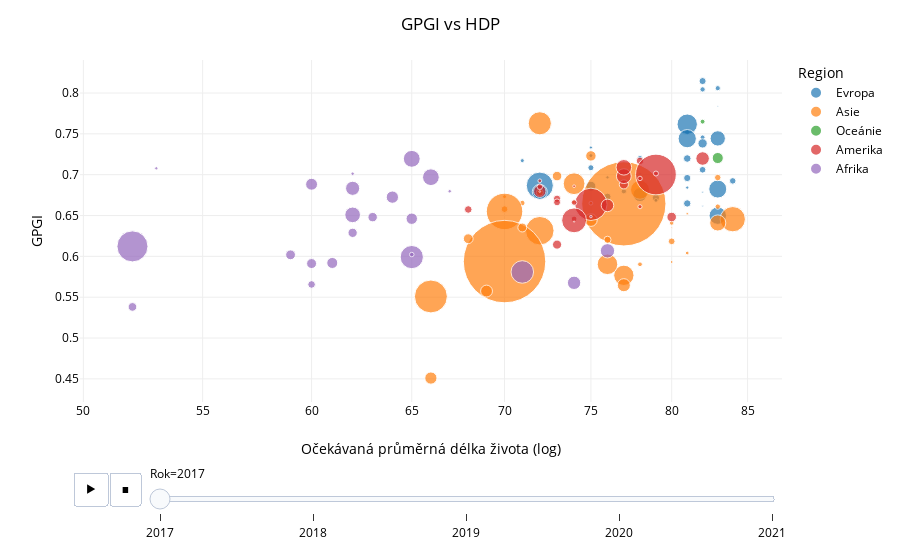

Here is the notebook cell this chart was saved with:
### Code cell
import pandas as pd
import plotly.express as px
import numpy as np

year = 2019

def create_bubble_gdp():
    pop = pd.read_csv("init_data/Total_population.csv")
    pop = pop.loc[pop["Indicator"] == "Total population (thousands)"][["LOCATION", "TIME", "Value"]]
    new_ind = pd.read_csv("init_data/Life_expectancy.csv")
    new_ind = new_ind.loc[new_ind["Indicator"] == "Life expectancy at birth, total (years)"][["Indicator", "LOCATION", "TIME", "Value"]]
    gpgi = pd.read_csv("data/gpgi_long.csv")

    df = gpgi.merge(pop, left_on=["iso3", "year"], right_on=["LOCATION", "TIME"])
    df.rename(columns={"Value": "pop_thousands"}, inplace=True)
    df.drop(columns=["TIME", "LOCATION"], inplace=True)

    df = df.merge(new_ind, left_on=["iso3", "year"], right_on=["LOCATION", "TIME"])
    df.rename(columns={"Value": "life_expectancy"}, inplace=True)
    df.drop(columns=["TIME", "LOCATION"], inplace=True)


    df["pop_thousands"] = df["pop_thousands"] * 1000
    df = df[["life_expectancy", "gpgi", "pop_thousands", "region", "country", "year"]]
    df.columns = ["Očekávaná průměrná délka života", "GPGI", "Populace", "Region", "Země", "Rok"]

    fig = px.scatter(df, x="Očekávaná průměrná délka života", y="GPGI", size="Populace", color="Region", hover_name="Země", template="none", labels={"Očekávaná průměrná délka života": "Očekávaná průměrná délka života (log)", "GPGI":"GPGI"}, size_max=60, log_x=True, animation_frame="Rok", animation_group="Země")

    fig.update_layout(
        title={
            'text': "GPGI vs HDP",
        },
        font=dict(
            # family="Poppins, sans-serif",
            color="Black"
        ),
        hoverlabel=dict(
            font_size=16,
        )
    )

    # fig.update_layout(transition = {'duration': 3000})
    fig.layout.updatemenus[0].buttons[0].args[1]["frame"]["duration"] = 1500
    
    return fig

### Figure 1 — Plotly figure (JSON) as saved in the notebook; plotly's stock layout.template omitted (floating-point values rounded to 4 significant figures)
{"data": [{"hovertemplate": "<b>%{hovertext}</b><br><br>Region=Evropa<br>Rok=2017<br>Očekávaná průměrná délka života (log)=%{x}<br>GPGI=%{y}<br>Populace=%{marker.size}<extra></extra>", "hovertext": ["Iceland", "Finland", "Norway", "Sweden", "Ireland", "Denmark", "Switzerland", "Belgium", "Latvia", "Netherlands", "Germany", "United Kingdom", "Austria", "Luxembourg", "Lithuania", "Spain", "Slovenia", "Serbia", "Bulgaria", "France", "Croatia", "Portugal", "Moldova", "Poland", "Macedonia, FYR", "Estonia", "Russian Federation", "Ukraine", "Romania", "Italy", "Slovak Republic", "Greece", "Czech Republic", "Malta", "Hungary", "Albania"], "ids": ["Iceland", "Finland", "Norway", "Sweden", "Ireland", "Denmark", "Switzerland", "Belgium", "Latvia", "Netherlands", "Germany", "United Kingdom", "Austria", "Luxembourg", "Lithuania", "Spain", "Slovenia", "Serbia", "Bulgaria", "France", "Croatia", "Portugal", "Moldova", "Poland", "Macedonia, FYR", "Estonia", "Russian Federation", "Ukraine", "Romania", "Italy", "Slovak Republic", "Greece", "Czech Republic", "Malta", "Hungary", "Albania"], "legendgroup": "Evropa", "marker": {"color": "#1F77B4", "size": [339000, 5503000, 5259000, 10006000, 4742000, 5722000, 8419000, 11352000, 1964000, 17167000, 82484000, 65870000, 8773000, 591000, 2919000, 46517000, 2094000, 7480000, 7215000, 64074000, 4209000, 10317000, 3201000, 38532000, 2111000, 1316000, 145323000, 44752000, 19743000, 60069000, 5436000, 10723000, 10529000, 473000, 9799000, 2880000], "sizemode": "area", "sizeref": 396100.0, "symbol": "circle"}, "mode": "markers", "name": "Evropa", "orientation": "v", "showlegend": true, "type": "scatter", "x": [83, 82, 83, 82, 82, 81, 84, 81, 75, 82, 81, 81, 82, 82, 75, 83, 81, 76, 75, 83, 78, 81, 71, 78, 76, 78, 72, 72, 75, 83, 77, 81, 79, 82, 76, 79], "xaxis": "x", "y": [0.7836, 0.8044, 0.8059, 0.8146, 0.7457, 0.7519, 0.6924, 0.7198, 0.7333, 0.7383, 0.7618, 0.7441, 0.706, 0.6786, 0.7234, 0.7444, 0.6842, null, 0.7085, 0.6824, 0.721, 0.6959, 0.7172, 0.6756, 0.6967, 0.7008, 0.6866, 0.679, 0.6859, 0.6498, 0.6797, 0.6648, 0.6718, 0.6615, 0.6731, 0.6685], "yaxis": "y"}, {"hovertemplate": "<b>%{hovertext}</b><br><br>Region=Asie<br>Rok=2017<br>Očekávaná průměrná délka života (log)=%{x}<br>GPGI=%{y}<br>Populace=%{marker.size}<extra></extra>", "hovertext": ["Philippines", "Kazakhstan", "Mongolia", "Israel", "Sri Lanka", "Singapore", "Lao PDR*", "Kyrgyz Republic", "Thailand", "China", "Vietnam", "Bangladesh", "Cyprus", "Georgia", "Brunei Darussalam", "Tajikistan", "Bhutan*", "Armenia", "Indonesia", "Maldives", "Azerbaijan", "India", "Malaysia", "Cambodia", "Japan", "United Arab Emirates", "Korea, Rep.", "Bahrain", "Qatar", "Kuwait", "Jordan", "Turkey", "Nepal", "Oman", "Lebanon", "Saudi Arabia", "Iran, Islamic Rep.", "Syria", "Pakistan", "Yemen"], "ids": ["Philippines", "Kazakhstan", "Mongolia", "Israel", "Sri Lanka", "Singapore", "Lao PDR*", "Kyrgyz Republic", "Thailand", "China", "Vietnam", "Bangladesh", "Cyprus", "Georgia", "Brunei Darussalam", "Tajikistan", "Bhutan*", "Armenia", "Indonesia", "Maldives", "Azerbaijan", "India", "Malaysia", "Cambodia", "Japan", "United Arab Emirates", "Korea, Rep.", "Bahrain", "Qatar", "Kuwait", "Jordan", "Turkey", "Nepal", "Oman", "Lebanon", "Saudi Arabia", "Iran, Islamic Rep.", "Syria", "Pakistan", "Yemen"], "legendgroup": "Asie", "marker": {"color": "#FF7F0E", "size": [105813000, 18201000, 3062000, 8236000, 21468000, 5739000, 6944000, 6070000, 70767000, 1406143000, 93587000, 160825000, 1203000, 3772000, 428000, 8826000, 753000, 2859000, 263204000, 463000, 10030000, 1346642000, 31757000, 15730000, 126854000, 9032000, 51419000, 1433000, 2676000, 4029000, 10091000, 81713000, 28019000, 4498000, 6186000, 33775000, 83913000, 19010000, 214770000, 29654000], "sizemode": "area", "sizeref": 396100.0, "symbol": "circle"}, "mode": "markers", "name": "Asie", "orientation": "v", "showlegend": true, "type": "scatter", "x": [72, 73, 70, 83, 75, 83, 67, 71, 78, 77, 74, 72, 81, 74, 75, 70, 71, 75, 70, 80, 72, 70, 75, 71, 84, 80, 83, 80, 81, 80, 76, 77, 69, 78, 80, 77, 76, 68, 66, 66], "xaxis": "x", "y": [0.7629, 0.6983, 0.6731, 0.6965, 0.723, 0.6609, null, 0.6653, 0.6815, 0.6643, 0.6889, 0.6314, 0.6522, 0.6665, null, 0.6578, null, 0.6651, 0.655, 0.635, 0.6781, 0.5936, 0.6444, 0.6353, 0.6455, 0.6184, 0.6409, 0.5931, 0.6041, 0.6409, 0.6203, 0.5768, 0.5575, 0.5903, null, 0.5647, 0.5903, 0.6216, 0.5509, 0.451], "yaxis": "y"}, {"hovertemplate": "<b>%{hovertext}</b><br><br>Region=Oceánie<br>Rok=2017<br>Očekávaná průměrná délka života (log)=%{x}<br>GPGI=%{y}<br>Populace=%{marker.size}<extra></extra>", "hovertext": ["New Zealand", "Australia", "Fiji"], "ids": ["New Zealand", "Australia", "Fiji"], "legendgroup": "Oceánie", "marker": {"color": "#2CA02C", "size": [4707000, 24392000, 919000], "sizemode": "area", "sizeref": 396100.0, "symbol": "circle"}, "mode": "markers", "name": "Oceánie", "orientation": "v", "showlegend": true, "type": "scatter", "x": [82, 83, 68], "xaxis": "x", "y": [0.7649, 0.7204, null], "yaxis": "y"}, {"hovertemplate": "<b>%{hovertext}</b><br><br>Region=Amerika<br>Rok=2017<br>Očekávaná průměrná délka života (log)=%{x}<br>GPGI=%{y}<br>Populace=%{marker.size}<extra></extra>", "hovertext": ["Nicaragua", "Cuba", "Canada", "United States", "Ecuador", "Bolivia", "Barbados", "Costa Rica", "Argentina", "Colombia", "Trinidad and Tobago", "Panama", "Bahamas", "Jamica", "Guyana", "Venezuela", "Brazil", "Mexico", "Dominican Republic", "Uruguay", "Peru", "Honduras", "Paraguay", "Chile", "El Salvador", "Belize", "Suriname", "Guatemala"], "ids": ["Nicaragua", "Cuba", "Canada", "United States", "Ecuador", "Bolivia", "Barbados", "Costa Rica", "Argentina", "Colombia", "Trinidad and Tobago", "Panama", "Bahamas", "Jamica", "Guyana", "Venezuela", "Brazil", "Mexico", "Dominican Republic", "Uruguay", "Peru", "Honduras", "Paraguay", "Chile", "El Salvador", "Belize", "Suriname", "Guatemala"], "legendgroup": "Amerika", "marker": {"color": "#D62728", "size": [6435000, 11340000, 36325000, 328553000, 16563000, 11350000, 279000, 4970000, 43865000, 47907000, 1474000, 4061000, 398000, 2806000, 761000, 30790000, 207678000, 122211000, 10588000, 3419000, 31363000, 9544000, 6311000, 18207000, 6260000, 371000, 584000, 16439000], "sizemode": "area", "sizeref": 396100.0, "symbol": "circle"}, "mode": "markers", "name": "Amerika", "orientation": "v", "showlegend": true, "type": "scatter", "x": [74, 78, 82, 79, 77, 68, 77, 79, 77, 77, 74, 78, 74, 72, 69, 72, 75, 74, 73, 78, 76, 73, 74, 80, 72, 74, 72, 73], "xaxis": "x", "y": [0.6458, 0.7169, 0.7198, 0.7002, 0.6881, 0.6574, null, 0.7014, 0.6982, 0.709, 0.6859, 0.6954, null, 0.6925, null, 0.6797, 0.6637, 0.6441, 0.6705, 0.6608, 0.6624, 0.6661, 0.6659, 0.6482, 0.6853, 0.6426, 0.6794, 0.6144], "yaxis": "y"}, {"hovertemplate": "<b>%{hovertext}</b><br><br>Region=Afrika<br>Rok=2017<br>Očekávaná průměrná délka života (log)=%{x}<br>GPGI=%{y}<br>Populace=%{marker.size}<extra></extra>", "hovertext": ["Lesotho", "South Africa", "Burundi", "Mozambique", "Malawi", "Cape Verde", "Namibia", "Uganda", "Madagascar", "Tanzania", "Senegal", "Ghana", "Kenya", "Botswana", "Angola*", "Mauritius", "Cameroon", "Burkina Faso", "Nigeria", "Zambia", "Ethiopia", "Algeria", "Egypt", "Benin", "Mali", "Morocco", "C»te d'Ivoire", "Mauritania", "Chad"], "ids": ["Lesotho", "South Africa", "Burundi", "Mozambique", "Malawi", "Cape Verde", "Namibia", "Uganda", "Madagascar", "Tanzania", "Senegal", "Ghana", "Kenya", "Botswana", "Angola*", "Mauritius", "Cameroon", "Burkina Faso", "Nigeria", "Zambia", "Ethiopia", "Algeria", "Egypt", "Benin", "Mali", "Morocco", "C»te d'Ivoire", "Mauritania", "Chad"], "legendgroup": "Afrika", "marker": {"color": "#9467BD", "size": [2157000, 56311000, 11020000, 28142000, 17640000, 562000, 2344000, 39436000, 25833000, 55326000, 14952000, 29899000, 48432000, 2377000, 29678000, 1294000, 24060000, 19558000, 191045000, 17030000, 106740000, 40739000, 100796000, 11426000, 19002000, 35321000, 24526000, 4105000, 14838000], "sizemode": "area", "sizeref": 396100.0, "symbol": "circle"}, "mode": "markers", "name": "Afrika", "orientation": "v", "showlegend": true, "type": "scatter", "x": [53, 65, 62, 60, 63, 77, 62, 62, 65, 66, 68, 64, 62, 67, 62, 75, 61, 60, 52, 62, 65, 76, 71, 60, 59, 74, 58, 65, 52], "xaxis": "x", "y": [0.7078, 0.7194, null, 0.6883, 0.648, null, 0.7012, 0.6833, 0.6461, 0.6969, null, 0.6725, 0.6508, 0.6797, null, 0.6487, 0.5919, 0.5912, 0.6122, 0.6288, 0.5991, 0.6068, 0.5809, 0.5656, 0.6019, 0.5676, null, 0.6022, 0.5381], "yaxis": "y"}], "layout": {"font": {"color": "Black"}, "hoverlabel": {"font": {"size": 16}}, "legend": {"itemsizing": "constant", "title": {"text": "Region"}, "tracegroupgap": 0}, "margin": {"t": 60}, "sliders": [{"active": 0, "currentvalue": {"prefix": "Rok="}, "len": 0.9, "pad": {"b": 10, "t": 60}, "steps": [{"args": [["2017"], {"frame": {"duration": 0, "redraw": false}, "fromcurrent": true, "mode": "immediate", "transition": {"duration": 0, "easing": "linear"}}], "label": "2017", "method": "animate"}, {"args": [["2018"], {"frame": {"duration": 0, "redraw": false}, "fromcurrent": true, "mode": "immediate", "transition": {"duration": 0, "easing": "linear"}}], "label": "2018", "method": "animate"}, {"args": [["2019"], {"frame": {"duration": 0, "redraw": false}, "fromcurrent": true, "mode": "immediate", "transition": {"duration": 0, "easing": "linear"}}], "label": "2019", "method": "animate"}, {"args": [["2020"], {"frame": {"duration": 0, "redraw": false}, "fromcurrent": true, "mode": "immediate", "transition": {"duration": 0, "easing": "linear"}}], "label": "2020", "method": "animate"}, {"args": [["2021"], {"frame": {"duration": 0, "redraw": false}, "fromcurrent": true, "mode": "immediate", "transition": {"duration": 0, "easing": "linear"}}], "label": "2021", "method": "animate"}], "x": 0.1, "xanchor": "left", "y": 0, "yanchor": "top"}], "title": {"text": "GPGI vs HDP"}, "updatemenus": [{"buttons": [{"args": [null, {"frame": {"duration": 1500, "redraw": false}, "fromcurrent": true, "mode": "immediate", "transition": {"duration": 500, "easing": "linear"}}], "label": "&#9654;", "method": "animate"}, {"args": [[null], {"frame": {"duration": 0, "redraw": false}, "fromcurrent": true, "mode": "immediate", "transition": {"duration": 0, "easing": "linear"}}], "label": "&#9724;", "method": "animate"}], "direction": "left", "pad": {"r": 10, "t": 70}, "showactive": false, "type": "buttons", "x": 0.1, "xanchor": "right", "y": 0, "yanchor": "top"}], "xaxis": {"anchor": "y", "domain": [0, 1], "title": {"text": "Očekávaná průměrná délka života (log)"}, "type": "log"}, "yaxis": {"anchor": "x", "domain": [0, 1], "title": {"text": "GPGI"}}}}
